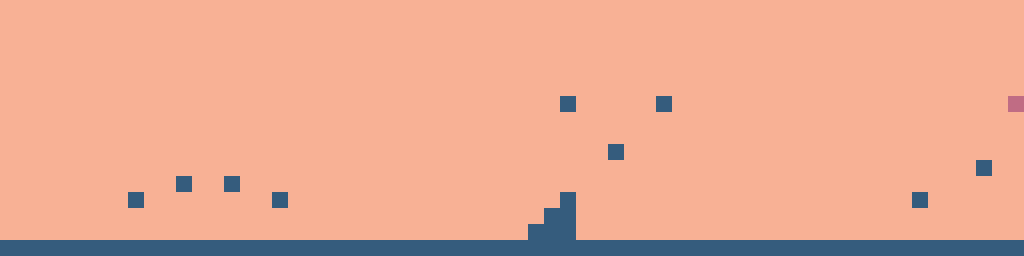

A level layout from a 2D game, rendered from its tile map. Below: a short description, then the map file with tile-grid data replaced by summaries:
An orthogonal 64x16 tile map with 16x16 px tiles, 1 tile layer (graphics), 3 tilesets and 18 objects.

<map version="1.0" orientation="orthogonal" renderorder="right-down" width="64" height="16" tilewidth="16" tileheight="16" nextobjectid="56">
 <tileset firstgid="1" name="ground" tilewidth="16" tileheight="16" tilecount="1">
  <image source="16X16 textures/v3/ground.png" trans="ff00ff" width="16" height="16" />
 </tileset>
 <tileset firstgid="2" name="background" tilewidth="16" tileheight="16" tilecount="1">
  <image source="16X16 textures/v3/background.png" trans="ff00ff" width="16" height="16" />
 </tileset>
 <tileset firstgid="3" name="enemy" tilewidth="16" tileheight="16" tilecount="1">
  <image source="16X16 textures/v3/enemy.png" trans="ff00ff" width="16" height="16" />
 </tileset>
 <layer name="graphics" width="64" height="16">
  <data>[1024 cells, 1024 non-empty, 3 distinct tile ids]</data>
 </layer>
 <objectgroup name="ground">
  <object id="1" x="176" y="176.125" width="16" height="16" />
  <object id="2" x="224" y="176" width="16" height="16" />
  <object id="3" x="272.011" y="192" width="16" height="16" />
  <object id="4" x="128.062" y="192" width="16" height="16" />
  <object id="8" x="0" y="0.666667" height="240" />
  <object id="33" x="-0.666667" y="240.013" width="1024.67" height="16" />
  <object id="35" x="1024" y="-0.666667" height="240" />
  <object id="36" x="912" y="192" width="16" height="16" />
  <object id="37" x="976" y="160" width="16" height="16" />
  <object id="39" x="560.022" y="96.0222" width="16" height="16" />
  <object id="40" x="608.061" y="143.879" width="16" height="16" />
  <object id="41" x="560" y="192" width="16" height="16" />
  <object id="45" x="656" y="96" width="16" height="16" />
  <object id="51" x="544" y="208" width="32" height="16" />
  <object id="52" x="528.25" y="223.75" width="48" height="16" />
  <object id="54" x="0" y="0" width="1024" />
 </objectgroup>
 <objectgroup name="mobs">
  <object id="55" x="736" y="224" width="16" height="16" />
 </objectgroup>
 <objectgroup name="keys" />
 <objectgroup name="door" />
 <objectgroup name="coin" />
 <objectgroup name="opened blocks" />
 <objectgroup name="lava" />
 <objectgroup name="finish blocks">
  <object id="46" x="1008" y="96" width="16" height="16" />
 </objectgroup>
 <objectgroup name="abstract stop block" />
 <objectgroup name="extra bullets" />
</map>
